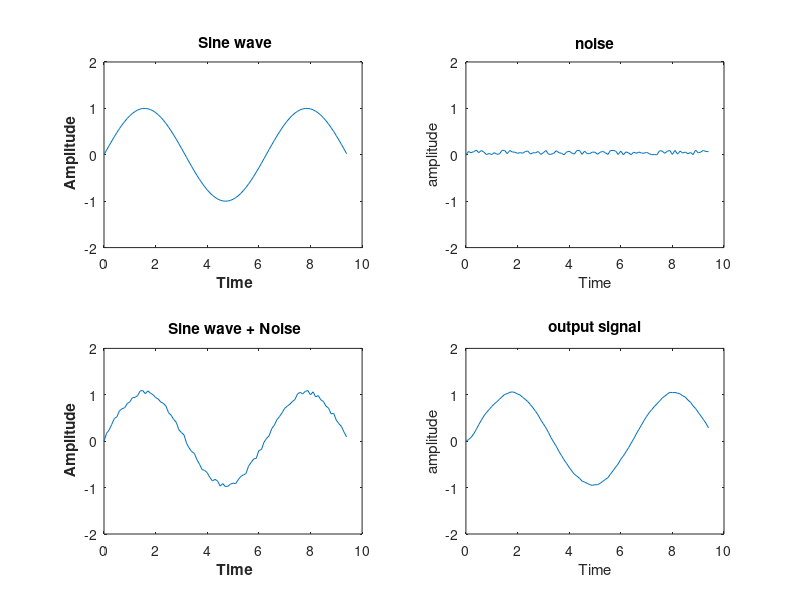

This chart was generated by the following MATLAB code:
clear all;
clc;

fs = 10;
Amp = 1;
t = 0:1/fs:3*pi; % time vector 
sine_wave = Amp*sin(t);

a = 0.1; % upper limit
b = 0; % lower limit
noise = (b-a).*rand(length(sine_wave),1) + a; noise = noise';

x=sine_wave+noise;
%implementation of a moving average filter 
M=input('desigred length of the filter=');% when the value promt comes put the value in squre brackets[2]
num=ones(1,M);
y=filter(num,1,x)/M; %applies the filter num to the input data located along the specific dimension of 1 specified by  x
subplot(2,2,1);
plot(t,sine_wave);
axis([0 10 -2 2]);
xlabel('\bf Time');
ylabel('\bf Amplitude');
title('\bf Sine wave');


subplot(2,2,2);
plot(t,noise);
axis([0 10 -2 2]);
xlabel('Time');
ylabel('amplitude');
title('noise');

subplot(2,2,3);
plot(t,x);
axis([0 10 -2 2]);
xlabel('\bf Time');
ylabel('\bf Amplitude');
title('\bf Sine wave + Noise');

subplot(2,2,4);
plot(t,y);
axis([0 10 -2 2]);
xlabel('Time');
ylabel('amplitude');
title('output signal');
